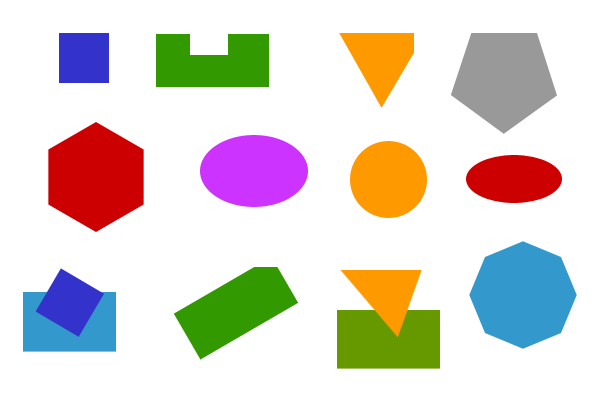
//> input picture 07_DetectionFormes/blob2.png, 600 x 400 px
$ ./DeterminationFormes   (built with g++ and OpenCV 4)
//> lines starting //> are read from the running program, lines starting //| are printed output that depends on the picture; after the words box and inside, x2 and y2 are one past the last pixel; in counts of white or black regions, pixels touching at a corner belong together
/*************************************************************************************/
/*!
    \file     DeterminationFormes.cpp
    \author   Philippe SIMIER (Touchard Wahington le Mans) <philaure@wanadoo.fr>

    \brief    Détermination des formes géométriques des objets (carre triangle rectangle polygone)
    \detail   Nous allons nous attarder à trouver le nombre de segments qui composent une figure géométrique
	      simple (rectangle, cercle, polygone). Pour ce faire, nous utiliserons à nouveau la fonction
	      findContours pour trouver les contours et nous approximerons le nombre de points qui forment les
	      contours, (la forme est approximée par des segments de droite).
              et pour finir nous déterminerons pour chaque forme, les coordonnées du centre de masse ainsi que
	      l'aire de sa surface.


    \compilation
	      g++ $(pkg-config --libs --cflags opencv) -o DeterminationFormes  DeterminationFormes.cpp

    \version    1.0 - First release
*/
/**************************************************************************************/

#include <iostream>
#include <opencv2/opencv.hpp>

using namespace cv;
using namespace std;

int seuilA = 5;


int main(int argc,char ** argv)
{
    Mat imgSource, image_RGB, image_gray, image_CNY;
    vector<vector<Point> > contours;      // contours est un vecteur de vecteurs de points
    vector<Vec4i> hierarchy;
    RNG rng(12345);
    float precision = 0.03;       	  // precision des approximations 3 %

    if (argc == 2) {
    	precision = atof(argv[1]);
    }

    imgSource = imread("blob2.png", CV_LOAD_IMAGE_COLOR);
//> imgSource is the input picture: 400 rows x 600 cols, CV_8UC3; mean B, G, R 207.2, 213.7, 220.8
    if (!imgSource.data) {
      	cerr << "ERREUR: Impossible d'ouvrir le fichier" << endl;
    	return -1;
    }

    imshow("Original", imgSource);

    cvtColor( imgSource, image_gray, CV_RGB2GRAY);
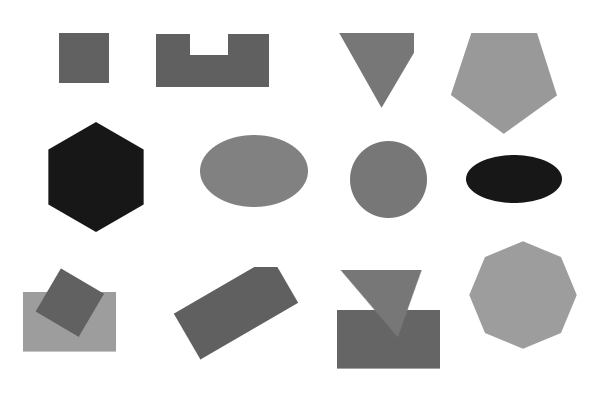
//> image_gray: 400 rows x 600 cols, CV_8UC1; min 23, max 255, mean 212.6
    threshold(image_gray, image_gray, 230, 255, CV_THRESH_BINARY_INV);
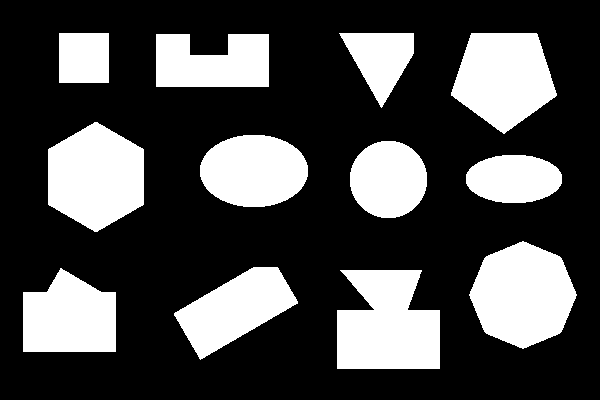
//> image_gray: 400 rows x 600 cols, CV_8UC1; 29.1% white; 12 white regions, largest, box (x1, y1, x2, y2) and area: (337, 270, 440, 369) 8392, (469, 241, 577, 349) 8244, (48, 122, 144, 232) 7984
    Canny( image_gray, image_CNY, seuilA,2 * seuilA, 3, true );
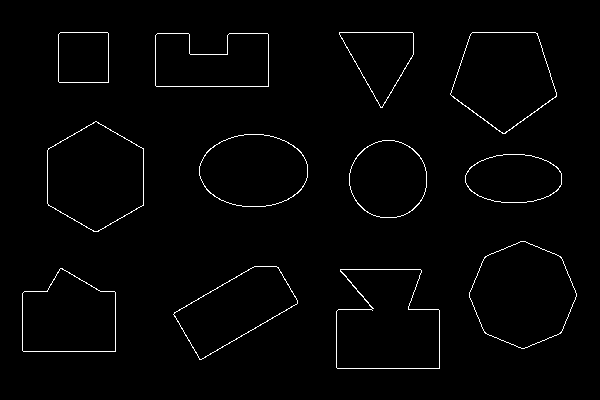
//> image_CNY: 400 rows x 600 cols, CV_8UC1; 1.5% white in thin lines or dots, all inside (x1, y1, x2, y2) = (22, 32, 577, 369)


    findContours( image_CNY, contours, CV_RETR_EXTERNAL, CV_CHAIN_APPROX_SIMPLE );
//> contours = 12 contours; largest, box (x1, y1, x2, y2) and area: (336, 269, 440, 369) 8422, (469, 241, 577, 349) 8243, (47, 121, 144, 232) 7995, (450, 32, 557, 134) 7506, (22, 268, 116, 352) 6218
    cout << "Nombre d'objets trouvés :" << contours.size() << endl;
//| Nombre d'objets trouvés :12

    // Dessine les  contours des objets trouvés
    /* La fonction drawContours permet  de tracer les contours qui ont été trouvés. On parcours le
	vecteur contours et pour chaque objet trouvé, on dessine la séquence de points de l'objet.
    */
    Mat drawing = Mat::zeros( image_CNY.size(), CV_8UC3 );
    Mat drawing2 = Mat::zeros( image_CNY.size(), CV_8UC3 );

    vector<Point> approximation;   // Un vecteur de point qui recevra les points approximés

    for( int i = 0; i< contours.size(); i++ )
    {
       	Scalar color = Scalar( rng.uniform(0, 255), rng.uniform(0,255), rng.uniform(0,255) );
       	drawContours( drawing, contours, i, color, 1, CV_AA, hierarchy, 0, Point() );
	imshow("contours", drawing);

	approxPolyDP(contours[i], approximation, arcLength(contours[i], true) * precision, true);
        contours[i] = approximation;

        drawContours( drawing2, contours, i, color, 1, CV_AA, hierarchy, 0, Point() );
        imshow("approximation", drawing2);
        cout << "L'objet id : " << i << " est approximé par " << approximation.size() << " segments" << endl;

        // Calcul des moments
        Moments lesMoments = moments(contours[i], true);
	double Aire = lesMoments.m00;
	double Xcentre = lesMoments.m10 / Aire;
	double Ycentre = lesMoments.m01 / Aire;
	cout << "L'objet id : " << i << " a son centre de masse situé à (" << Xcentre << "," << Ycentre << ") "<< endl;
	cout << "L'objet id : " << i << " a une aire de " << Aire << endl << endl;

	waitKey(0);
    }
//> this loop made 12 passes
//> (Aire, Xcentre, Ycentre) on passes 1 to 10: (8291, 386.9, 324.1), (6279, 69.24, 316.4), (5894.5, 234.8, 308.4), (8136, 522.5, 294.5), (3414.5, 513.4, 178.3), (4334, 387.9, 178.7), (5678, 253.4, 170.3), (7924, 95.58, 176.1), (5089, 213.2, 62.74), (7336, 503.5, 77.55)
//> (approximation, Aire, Xcentre, Ycentre) on passes 11 to 12: (4 Points (x, y): [339, 32], [382, 107], [413, 54], [413, 33], 3079, 380.6, 58.11), (4 Points (x, y): [60, 32], [58, 81], [108, 82], [108, 33], 2402, 83.49, 57.17)
//| L'objet id : 0 est approximé par 8 segments
//| L'objet id : 0 a son centre de masse situé à (386.914,324.097)
//| L'objet id : 0 a une aire de 8291
//| L'objet id : 1 est approximé par 6 segments
//> (the first 4 of 24 printed lines)
//> (output is shown up to pass 8 of 12)
//> pass 1, `imshow("approximation", drawing2);`:
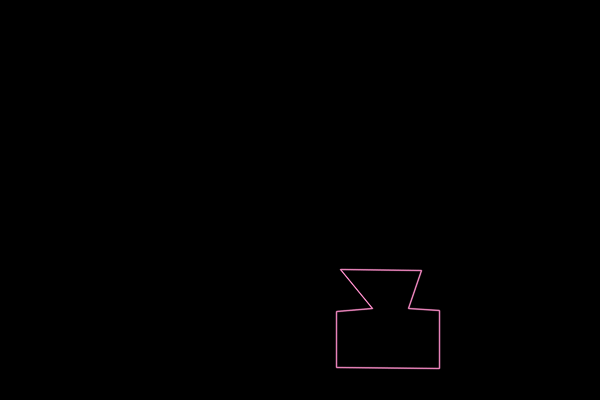
//> window 'approximation': 400 rows x 600 cols, CV_8UC3; mean B, G, R 0.5, 0.4, 0.7
//> pass 2, `imshow("approximation", drawing2);`:
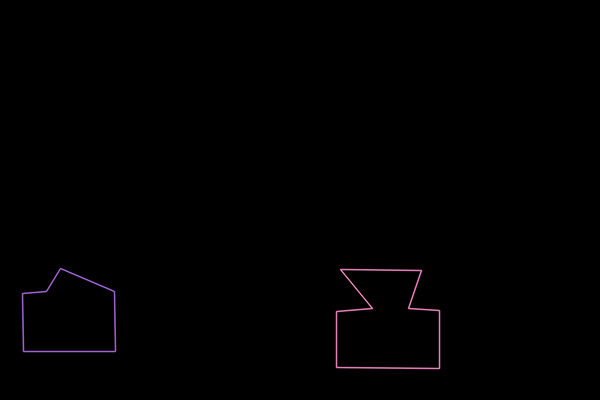
//> window 'approximation': 400 rows x 600 cols, CV_8UC3; mean B, G, R 0.9, 0.6, 1
//> after the loop:
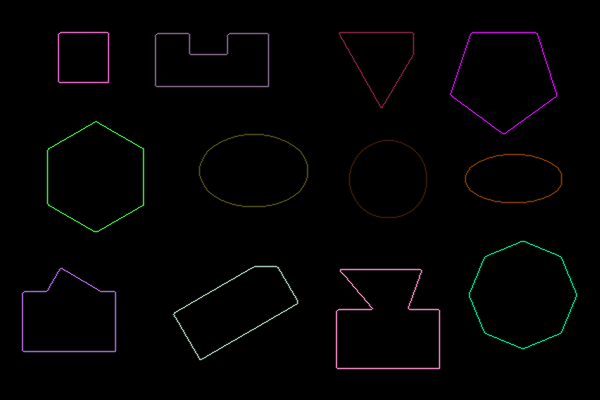
//> drawing: 400 rows x 600 cols, CV_8UC3; mean B, G, R 2.7, 2.3, 2.8
//> after the loop:
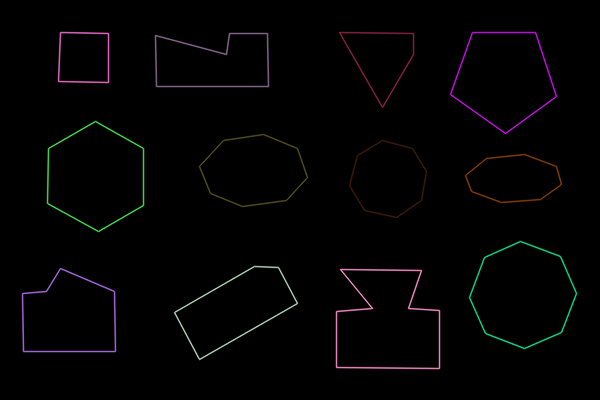
//> drawing2: 400 rows x 600 cols, CV_8UC3; mean B, G, R 2.8, 2.4, 2.9

    destroyAllWindows();
    cout << "bye!" <<endl;

  return 0;
}
